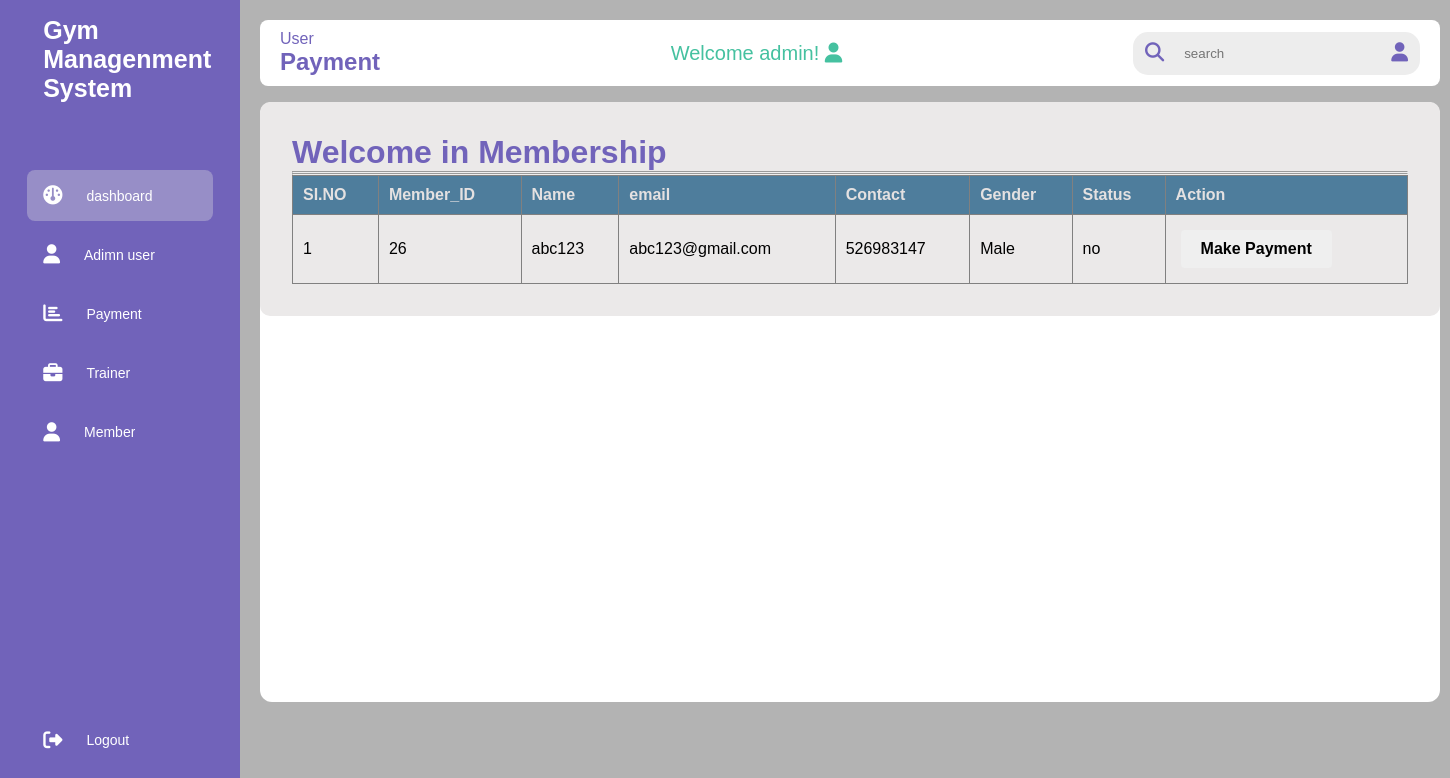
The app's page /adminpage/pendingpage.php (signed in) with its own data.
### tables this page shows
CREATE TABLE `registration` (
  `user_id` int(11) NOT NULL,
  `fname` varchar(10) NOT NULL,
  `lname` varchar(10) NOT NULL,
  `user_name` varchar(10) NOT NULL,
  `email` varchar(20) NOT NULL,
  `password` varchar(30) NOT NULL,
  `cpassword` varchar(30) NOT NULL,
  `contact` varchar(10) NOT NULL,
  `gender` varchar(10) NOT NULL,
  `bod` varchar(10) NOT NULL,
  `city` varchar(10) NOT NULL,
  `jdate` varchar(10) NOT NULL
);

CREATE TABLE `payment` (
  `user_name` varchar(10) NOT NULL,
  `paid_date` varchar(10) DEFAULT NULL,
  `expiry_date` varchar(10) DEFAULT NULL,
  `status` varchar(10) DEFAULT NULL,
  `plan` varchar(20) DEFAULT NULL,
  `pid` int(11) DEFAULT NULL
);

### adminpage/pendingpage.php (the view, shortened to what this page needs)
<!DOCTYPE html>
<html lang="en">
<head>
    <link rel="stylesheet" href="https://cdnjs.cloudflare.com/ajax/libs/font-awesome/6.4.2/css/all.min.css" />
    <link rel="stylesheet" href="style.css">
</head>
<body>
    <?php include "navbar.php"; ?>
    <div class="msin-contect">
        <div class="header">
            <div class="title">
                <span>User</span>
                <h2>Payment</h2>
            </div>
            <p id="user">
                <?php echo "Welcome " . " " . $_SESSION['uname'] . "!"  ?>
                <i class="fas fa-user"></i>
            </p>
            <div class="user_info">
                <div class="search-box">
                    <i class="fa-solid fa-search"></i>
                    <input type="text" name="" placeholder="search" id=""><br>
                    <i class="fas fa-user" class="user"></i>
                </div>
            </div>
        </div>
        <div class="container">
        <div class="table1">
            <h1 class="title">Welcome in Membership</h1>
            <hr>
            <hr>
                <table border="1px">
                    <thead>
                        <tr>
                            <th>SI.NO</th>
                            <th>Member_ID</th>
                            <th>Name</th>
                            <th>email</th>
                            <th>Contact</th>
                            <th>Gender</th>
                            <th>Status</th>
                            <th>Action</th>
                        </tr>
                    </thead>
                    <tbody>
                        <?php
                    include "connection.php";
                        $sql = "select * from registration r,payment p where r.user_name=p.user_name and status='no'";
                        $sno    = 1;
                        $result = mysqli_query($conn, $sql) or die("some query issues....");
                        while ($row = mysqli_fetch_assoc($result)) {
                        ?>
                            <tr>
                                <td><?php echo $sno ?></td>
                                <td><?php echo $row['user_id'] ?></td>
                                <td><?php echo $row['user_name'] ?></td>
                                <td><?php echo $row['email'] ?></td>
                            <td><?php echo $row['contact'] ?></td>
                            <td><?php echo $row['gender'] ?></td>
                            <td><?php echo $row['status'] ?></td>
                            <td>
                                <a href="payment.php?id=<?php echo $row['user_id']; ?>"><button class="btn"><b>Make Payment</b></button></a>
                            </td>
                            </tr>
                        <?php $sno++;
                    } ?>
                        </tbody>
                </table>
            </div>
            </div>
</body>
</html>

### adminpage/style.css (style rules this page uses)
* { margin: 0; padding: 0; outline: none; box-sizing: border-box; font-family: "poppins", sans-serif; }
body { display: flex; background: #7878788f; }
.header i { cursor: pointer; }
.header { display: flex; justify-content: space-between; align-items: center; margin: 20px 0 0 260px; flex-wrap: wrap; border-radius: 8px; width: 1180px; background: #fff; padding: 10px 20px; min-width: 100vh; }
.title { color: rgba(113, 99, 186, 255); }
.user_info { display: flex; align-items: center; gap: 10; }
.search-box { background: rgb(237, 237, 237); border-radius: 15px; color: rgba(113, 99, 186, 255); display: flex; align-items: center; gap: 10px; padding: 4px 12px; }
.search-box input { background: transparent; padding: 10px; border: none; }
.search-box i { font-size: 1.2rem; cursor: pointer; }
.container { height: 600px; background: #ffffff; margin: 10px 0 0 260px; position: relative; border-radius: 12px; }
.table1 { background: #ebe9e9; margin-top: 1rem; border-radius: 10px; padding: 2rem; }
table { width: 100%; border-collapse: collapse; }
thead { background: #4e7d9c; color: #e4e1e1; }
th { padding:10px; text-align: left; }
td { padding:10px; }
.btn { font-size: 15px; padding: 4px; }
#user { color: #45c1a0; font-size: 20px; }
.btn { padding: 10px 20px; border: none; border-radius: 4px; cursor: pointer; font-size: 16px; margin: 5px; }

### records on screen
registration: user_id "26", payment.user_name "abc123", email "abc123@gmail.com", contact "526983147", gender "Male", payment.status "no"

### other values on screen
$_SESSION['uname'] "admin"
